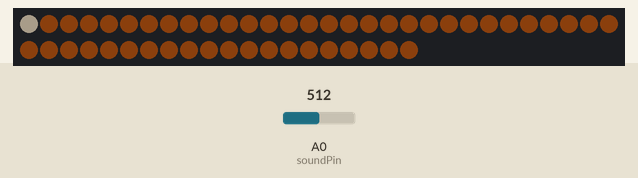
This sketch was run on a simulated Arduino Uno, built with avr-gcc and run on an emulated ATmega328P. Parts: 50 RGB LEDs in strip order, left to right, continuing on the next row. The test bench sets the inputs (shaded band); at power-on: A0 (soundPin) = 512. Dim RGB values are drawn brighter than linear; colours are those a GRB WS2812 strip shows for the declared byte order; random numbers use the default seed unless the sketch sets one; what the sketch prints to the serial monitor is not drawn.

Above: at 13.16 s.
At 16.39 s:
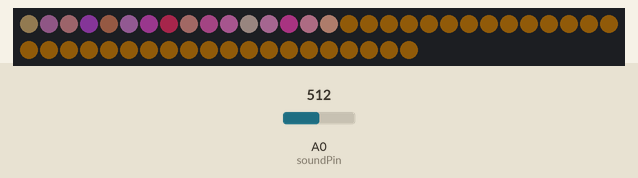
At 19.84 s:
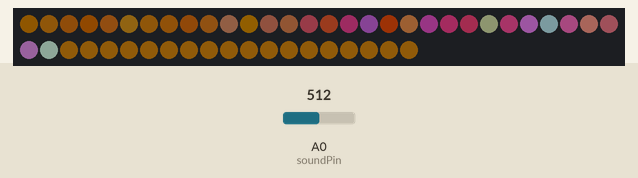
At 26.52 s:
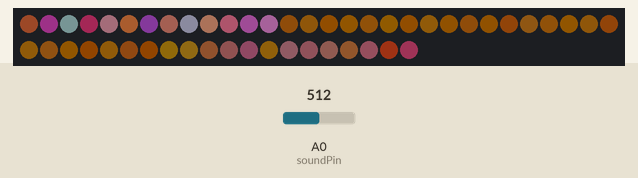
At 33.2 s:
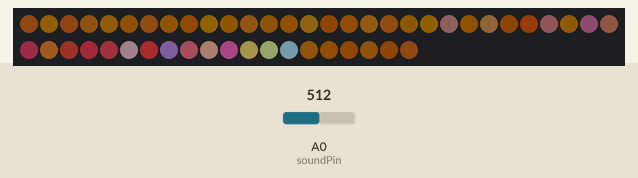
At 39.87 s:
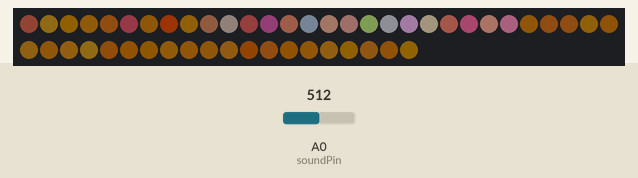

The sketch:

SoundSensorLED.ino
```cpp
#include <FastLED.h>

// Settings for LED Strip
#define NUM_LEDS 50
#define DATA_PIN 5
CRGB leds[NUM_LEDS];

// For calibration
const unsigned long calibrationDuration = 10000; // Calibration duration in milliseconds (30 seconds)
unsigned long startTime;                         // Variable to store the start time of calibration
int soundMin = 1023;                             // Initial minimum sound value, set to maximum possible value
int soundMax = 0;                                 // Initial maximum sound value, set to minimum possible value

// Settings for Sound Sensor
const int soundPin = A0;
int avgSound;

// Threshold values
int tMin;
int tMax;

// To keep track of the current state of the installation.
// 0 = Baseline, 1 = Accepted threshold, 2 = Noise pollution.
int currentState;
int lastState;


void setup() {
  delay(3000); // power-up safety delay
  FastLED.addLeds<WS2812, DATA_PIN, RGB>(leds, NUM_LEDS);
  FastLED.setBrightness(84);
  Serial.begin(9600);

  // Start calibration
  Serial.println("Calibrating sound sensor for 30 seconds...");
  startTime = millis();
}

void loop() {
  readSoundAndSetState(); // Read sound and set state


  // If calibration duration is not elapsed, read sound values
  if (millis() - startTime < calibrationDuration) {
    calibrateSoundSensor();
    Serial.print("tMin: ");
    Serial.print(tMin);
    Serial.print(" tMax: ");
    Serial.println(tMax);

  }

  // Calibration is done, start LED animations
  else {
    if (currentState != lastState) {
      setCase();
    } else {

    }

  }

}

void calibrateSoundSensor() {
  int soundValue = analogRead(soundPin);

  if (soundValue < soundMin) {
    soundMin = soundValue; // Update soundMin if current value is lower
  }
  if (soundValue > soundMax) {
    soundMax = soundValue; // Update soundMax if current value is higher
  }
  tMin=(soundMax/4);
  tMax=(soundMax*2);


}

void readSoundAndSetState() {
  //  int sound1 = analogRead(soundPin);
  //  int sound2 = analogRead(soundPin);
  //  int sound3 = analogRead(soundPin);
  //  int sound4 = analogRead(soundPin);
  //  int sound5 = analogRead(soundPin);

   avgSound = analogRead(soundPin);


  if(avgSound < tMin){
    currentState=0;
  }
  else if(avgSound > tMax){
    currentState=2;
  }
  else{
    currentState=1;
  }


}

void setCase(){
    Serial.print(avgSound);
    Serial.print(" currentState: ");
    Serial.println(currentState);

 switch(currentState) {
   case 0: //Baseline
   lastState = 0;
   baselineAnimation();


     break;
   case 1: //Accepted Threshold
   lastState=1;

   acceptedThresholdAnimation();


     break;
   case 2: //Noise Pollution
   lastState=2;
     noisePollutionAnimation();
    break;

 }
}


void baselineAnimation() {
  // Set the LED color to warm white with a yellowish/orangeish tint
  CRGB warmWhite = CRGB(70, 150, 5);
  // Define fade parameters
  int fadeDelay = 10; // Delay between brightness changes

  static int brightness = 50; // Initial brightness

  // Fade in and fade out
  for (brightness=20; brightness <= 150; brightness++) {
    for (int i = 0; i < NUM_LEDS; i++) {
      leds[i] = warmWhite;
      leds[i].nscale8(brightness);
    }
    FastLED.show();
    delay(fadeDelay);

    // Check the sound level again
    readSoundAndSetState();
    if (currentState != lastState) {
      return;
    }
  }

 for (brightness = 150; brightness >= 50; brightness--) {
    for (int i = 0; i < NUM_LEDS; i++) {
      leds[i] = warmWhite;
      leds[i].nscale8(brightness);
    }
    FastLED.show();
    delay(fadeDelay);

    // Check the sound level again
    readSoundAndSetState();
    if (currentState != lastState) {
      return;
    }
  }
}


void acceptedThresholdAnimation() {
   // Set the LED color to warm white with a yellowish/orangeish tint
  CRGB warmWhite = CRGB(70, 150, 5);

  static int brightness = 50; // Initial brightness

    for (int i = 0; i < NUM_LEDS; i++) {
      leds[i] = warmWhite;
      leds[i].nscale8(brightness);
    }

  static uint8_t hue = 0;
  for(int j = 0; j < 10; j++) {

  for(int i = 0; i < NUM_LEDS; i++) {
    fadeall();
    int randomNumber = random(0,5);
    leds[i] = CRGB(random(49,125), random(88, 170), random(64, 142));
    //leds[i] = CRGB(random(75,125), random(119, 170), random(92, 142));
    FastLED.show();
    delay(200);

    // Check the sound level after each LED is set
    readSoundAndSetState();
    if (currentState != lastState) {
      return; // Exit the loop if the state changes
    }

  }

  }

}

void fadeall() { //Helper function to give a fading effect in the acceptedThresholdAnimation
  CRGB warmWhite = CRGB(30, 50, 5);
  static int fadeAmount = 5;

  for (int i = 0; i < NUM_LEDS; i++) {
    if (leds[i].r < warmWhite.r) {

      leds[i].r += fadeAmount;

    } else if (leds[i].r > warmWhite.r) {
      leds[i].r -= fadeAmount;
    }

    if (leds[i].g < warmWhite.g) {
      leds[i].g += fadeAmount;
    } else if (leds[i].g > warmWhite.g) {
      leds[i].g -= fadeAmount;
    }

    if (leds[i].b < warmWhite.b) {
      leds[i].b += fadeAmount;
    } else if (leds[i].b > warmWhite.b) {
      leds[i].b -= fadeAmount;
    }

  }

  FastLED.show();
  delay(10); // Adjust the fading speed here
}


void noisePollutionAnimation(){ // LEDS fading out quickly, one by one.
 for(int i = (NUM_LEDS)-1; i >= -1; i--) {
   leds[i] = CRGB::Black;
   FastLED.show();
   // Wait a little bit before we loop around and do it again
   delay(10);
 }
 delay(2000);
 readSoundAndSetState();
    if (currentState != lastState) {
      return; // Exit the loop if the state changes
    }
}
```
